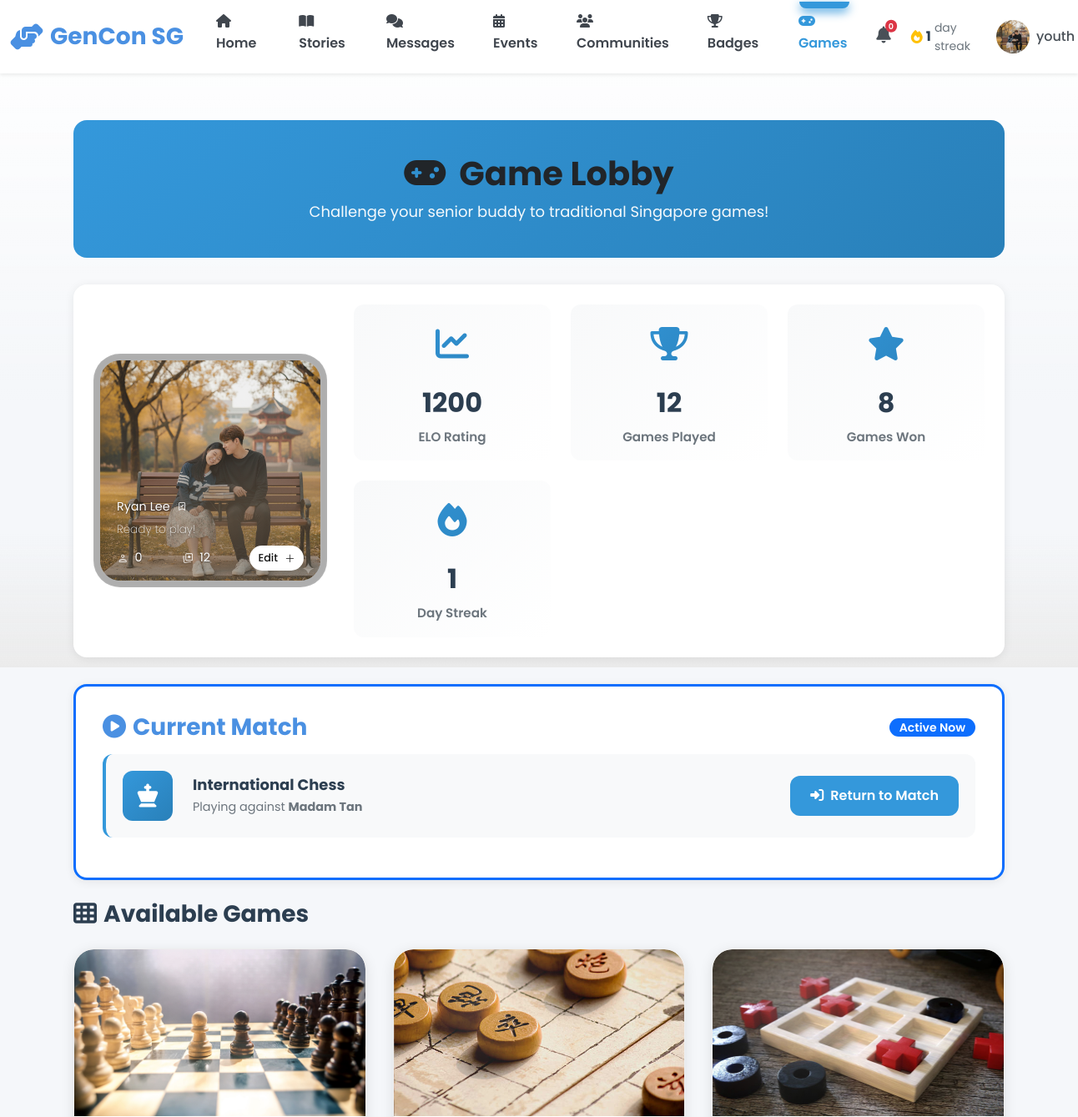
Before: /youth/games (signed in, upper part) with the older database file.
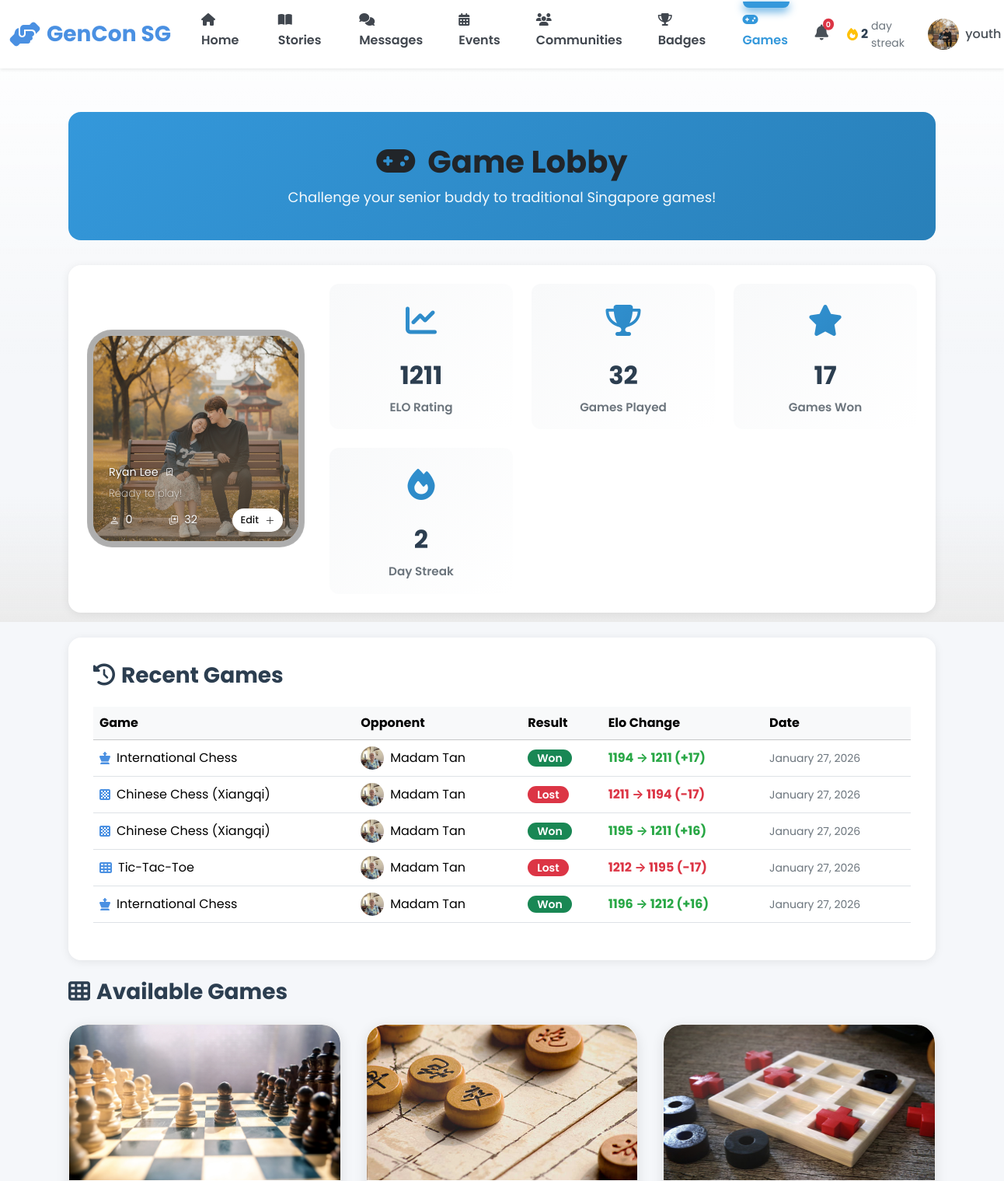
After: the same page with the newer database file.
### models.py (models this page shows, shortened)
class User(db.Model):
    __tablename__ = 'users'
    id = db.Column(db.Integer, primary_key=True)
    username = db.Column(db.String(80), unique=True, nullable=False, index=True)
    password_hash = db.Column(db.String(255), nullable=False)
    email = db.Column(db.String(120), unique=True, nullable=False, index=True)
    full_name = db.Column(db.String(120), nullable=False)
    phone = db.Column(db.String(20))
    age = db.Column(db.Integer, nullable=False)
    bio = db.Column(db.Text)  # User biography
    school = db.Column(db.String(255))  # School or organization for youth
    role = db.Column(db.String(20), nullable=False)  # 'senior', 'youth', or 'admin'
    elo = db.Column(db.Integer, default=1200) # Default ELO rating
    profile_picture = db.Column(db.String(255), default='images/default-avatar.png')
    disable_reason = db.Column(db.Text)
    interests_json = db.Column(db.Text)  # Stores interests as JSON array
    languages_json = db.Column(db.Text)  # Stores languages as JSON array
    accessibility_settings_json = db.Column(db.Text)  # Stores settings as JSON object
    created_at = db.Column(db.DateTime, default=datetime.utcnow, nullable=False)
    last_active = db.Column(db.DateTime, default=datetime.utcnow, nullable=False)
    is_active = db.Column(db.Boolean, default=True)
    stories = db.relationship('Story', back_populates='user', lazy='dynamic')
    sent_messages = db.relationship('Message', foreign_keys='Message.sender_id',
                                   back_populates='sender', lazy='dynamic')
    received_messages = db.relationship('Message', foreign_keys='Message.recipient_id',
                                       back_populates='recipient', lazy='dynamic')
    senior_pairs = db.relationship('Pair', foreign_keys='Pair.senior_id',
                                   back_populates='senior', lazy='dynamic')
    youth_pairs = db.relationship('Pair', foreign_keys='Pair.youth_id',
                                 back_populates='youth', lazy='dynamic')
    streak = db.relationship('Streak', back_populates='user', uselist=False)
    badges = db.relationship('Badge', back_populates='user', lazy='dynamic')
    checkins = db.relationship('Checkin', back_populates='user', lazy='dynamic')
    @property
    def interests(self):
        """Get interests as Python list from JSON string."""
        if self.interests_json:
            return json.loads(self.interests_json)
        return []
    @interests.setter
    def interests(self, value):
        """Set interests from Python list, store as JSON string."""
        self.interests_json = json.dumps(value)
    @property
    def languages(self):
        """Get languages as Python list from JSON string."""
        if self.languages_json:
            return json.loads(self.languages_json)
        return []
    @languages.setter
    def languages(self, value):
        """Set languages from Python list, store as JSON string."""
        self.languages_json = json.dumps(value)
    @property
    def accessibility_settings(self):
        """Get accessibility settings as Python dict from JSON string."""
        if self.accessibility_settings_json:
            return json.loads(self.accessibility_settings_json)
        return {}

class Game(db.Model):
    __tablename__ = 'games'
    id = db.Column(db.Integer, primary_key=True)
    title = db.Column(db.String(100), nullable=False)
    description = db.Column(db.Text)
    icon = db.Column(db.String(50))  # e.g., 'fas fa-chess'
    badge_label = db.Column(db.String(50))
    badge_class = db.Column(db.String(50))  # css class
    badge_icon = db.Column(db.String(50))
    players_text = db.Column(db.String(50))  # "2 Players"
    duration_text = db.Column(db.String(50)) # "20-40 min"
    type_label = db.Column(db.String(50))    # "Strategy", "Logic"
    type_icon = db.Column(db.String(50))
    bg_gradient = db.Column(db.String(255))  # CSS gradient string
    sessions = db.relationship('GameSession', back_populates='game', lazy='dynamic')

class GameHistory(db.Model):
    __tablename__ = 'game_history'
    id = db.Column(db.Integer, primary_key=True)
    game_id = db.Column(db.Integer, db.ForeignKey('games.id'), nullable=False)
    player1_id = db.Column(db.Integer, db.ForeignKey('users.id'), nullable=False)
    player2_id = db.Column(db.Integer, db.ForeignKey('users.id'), nullable=False)
    winner_id = db.Column(db.Integer, db.ForeignKey('users.id')) # NULL if draw
    player1_elo_before = db.Column(db.Integer)
    player1_elo_after = db.Column(db.Integer)
    player2_elo_before = db.Column(db.Integer)
    player2_elo_after = db.Column(db.Integer)
    completed_at = db.Column(db.DateTime, default=datetime.utcnow)
    game = db.relationship('Game')
    player1 = db.relationship('User', foreign_keys=[player1_id])
    player2 = db.relationship('User', foreign_keys=[player2_id])
    winner = db.relationship('User', foreign_keys=[winner_id])

### blueprints/youth.py (the view)
@youth_bp.route('/games')
@login_required
def games():
    user_id = session['user_id']
    pair = Pair.query.filter_by(youth_id=user_id, status='active').first()
    buddy = User.query.get(pair.senior_id) if pair else None
    active_session = GameSession.query.filter(
        ((GameSession.player1_id == user_id) | (GameSession.player2_id == user_id)),
        GameSession.status == 'active'
    ).first()
    from models import Streak
    streak_info = Streak.query.filter_by(user_id=user_id).first()
    user = User.query.get(user_id)
    stats = {
        'played': streak_info.games_played if streak_info else 0,
        'won': streak_info.games_won if streak_info else 0,
        'points': streak_info.points if streak_info else 0,
        'streak': streak_info.current_streak if streak_info else 0,
        'elo': user.elo
    }
    from models import GameHistory
    game_history = GameHistory.query.filter(
        (GameHistory.player1_id == user_id) | (GameHistory.player2_id == user_id)
    ).order_by(GameHistory.completed_at.desc()).limit(5).all()
    db_games = Game.query.all()
    games_data = []
    for g in db_games:
        games_data.append({
            'id': g.id,
            'name': g.title,
            'image_class': 'game-image',
            'image_style': g.bg_gradient,
            'icon': g.icon,
            'badge': g.badge_label,
            'badge_class': g.badge_class,
            'badge_icon': g.badge_icon,
            'description': g.description,
            'players': g.players_text,
            'time': g.duration_text,
            'type': g.type_label,
            'type_icon': g.type_icon
        })
    return render_template('youth/games.html',
                         user=user,
                         buddy=buddy,
                         games=games_data,
                         stats=stats,
                         active_session=active_session,
                         game_history=game_history)

### templates/youth/games.html (shortened to what this page needs)
{% extends "base.html" %}
{% block background_animation %}
    {% include 'includes/background_animation.html' %}
{% endblock %}
{% block extra_css %}
<link rel="stylesheet" href="{{ url_for('static', filename='css/background_animation.css') }}">
{% endblock %}
{% block content %}
<div class="container py-4">
    <div class="games-header text-center">
        <h1>
            <i class="fas fa-gamepad me-3"></i>Game Lobby
        </h1>
        <p>Challenge your senior buddy to traditional Singapore games!</p>
    </div>
    <div class="stats-bar">
        <div class="stats-bar-layout">
            <div class="gamer-card mini">
              <div class="gamer-card__inner">
                <img class="gamer-card__cover" src="{{ url_for('static', filename=user.profile_picture|fix_pfp) }}" alt="{{ user.full_name }}">
                <div class="gamer-card__body">
                  <h2 class="gamer-card__header">
                    <span class="gamer-chips">{{ user.full_name }}
                      <svg class="gamer-icon">
                        <use xlink:href="#icon-check"></use>
                      </svg>
                    </span>
                  </h2>
                  <p style="font-size: 1rem; opacity: 0.9; color: white; text-shadow: 0 1px 2px rgba(0,0,0,0.5);">{{ user.bio or "Ready to play!" }}</p>
                  <div class="gamer-flex">
                    <span class="gamer-chips">
                      <svg class="gamer-icon">
                        <use xlink:href="#icon-user"></use>
                      </svg>
                      {{ user.stories.count() }}
                    </span>
                    <span class="gamer-chips">
                      <svg class="gamer-icon">
                        <use xlink:href="#icon-cards"></use>
                      </svg>
                      {{ stats.played }}
                    </span>
                    <a href="{{ url_for('youth.profile') }}" class="gamer-button">Edit
                      <svg class="gamer-icon">
                        <use xlink:href="#icon-plus"></use>
                      </svg>
                    </a>
                  </div>
                </div>
              </div>
            </div>
            <div class="stats-grid">
                <div class="stat-item">
                    <div class="icon"><i class="fas fa-chart-line"></i></div>
                    <div class="value">{{ stats.elo }}</div>
                    <div class="label">ELO Rating</div>
                </div>
                <div class="stat-item">
                    <div class="icon"><i class="fas fa-trophy"></i></div>
                    <div class="value">{{ stats.played }}</div>
                    <div class="label">Games Played</div>
                </div>
                <div class="stat-item">
                    <div class="icon"><i class="fas fa-star"></i></div>
                    <div class="value">{{ stats.won }}</div>
                    <div class="label">Games Won</div>
                </div>
                <div class="stat-item">
                    <div class="icon"><i class="fas fa-fire"></i></div>
                    <div class="value">{{ stats.streak }}</div>
                    <div class="label">Day Streak</div>
                </div>
            </div>
        </div>
    </div>
    {% if active_session %}
    <div class="active-games-section mb-4 border border-primary border-3">
        <div class="d-flex justify-content-between align-items-center mb-3">
            <h2 class="mb-0 text-primary"><i class="fas fa-play-circle me-2"></i>Current Match</h2>
            <span class="badge bg-primary pulse">Active Now</span>
        </div>
        <div class="active-game-item">
            <div class="active-game-info">
                <div class="active-game-icon">
                    <i class="{{ active_session.game.icon }}"></i>
                </div>
                <div class="active-game-details">
                    <h4>{{ active_session.game.title }}</h4>
                    {% set opponent = active_session.player2 if active_session.player1_id == session.user_id else active_session.player1 %}
                    <p>Playing against <strong>{{ opponent.full_name }}</strong></p>
                </div>
            </div>
            {% set game_url_part = 'xiangqi' if 'Xiangqi' in active_session.game.title or 'Chinese' in active_session.game.title else ('chess' if 'International' in active_session.game.title or 'Chess' in active_session.game.title else 'tictactoe') %}
            <a href="{{ url_for('youth.' + game_url_part + '_game', session_id=active_session.id) }}" class="btn btn-continue">
                <i class="fas fa-sign-in-alt me-2"></i>Return to Match
            </a>
        </div>
    </div>
    {% endif %}
    {% if game_history %}
    <div class="active-games-section mb-4">
        <h2><i class="fas fa-history me-2"></i>Recent Games</h2>
        <div class="table-responsive">
            <table class="table table-hover align-middle">
                <thead class="table-light">
                    <tr>
                        <th>Game</th>
                        <th>Opponent</th>
                        <th>Result</th>
                        <th>Elo Change</th>
                        <th>Date</th>
                    </tr>
                </thead>
                <tbody>
                    {% for record in game_history %}
                    {% set is_p1 = record.player1_id == session.user_id %}
                    {% set opponent = record.player2 if is_p1 else record.player1 %}
                    <tr>
                        <td>
                            <div class="d-flex align-items-center gap-2">
                                <i class="{{ record.game.icon }} text-primary"></i>
                                <span>{{ record.game.title }}</span>
                            </div>
                        </td>
                        <td>
                            <div class="d-flex align-items-center gap-2">
                                <img src="{{ url_for('static', filename=opponent.profile_picture|fix_pfp) }}" class="rounded-circle" style="width: 30px; height: 30px; object-fit: cover;">
                                <span>{{ opponent.full_name }}</span>
                            </div>
                        </td>
                        <td>
                            {% if record.winner_id == session.user_id %}
                            <span class="badge bg-success">Won</span>
                            {% elif record.winner_id == None %}
                            <span class="badge bg-secondary">Draw</span>
                            {% else %}
                            <span class="badge bg-danger">Lost</span>
                            {% endif %}
                        </td>
                        <td>
                            {% if is_p1 %}
                            {% set old = record.player1_elo_before %}
                            {% set new = record.player1_elo_after %}
                            {% else %}
                            {% set old = record.player2_elo_before %}
                            {% set new = record.player2_elo_after %}
                            {% endif %}
                            <span class="{% if new >= old %}text-success{% else %}text-danger{% endif %} fw-bold">
                                {{ old }} → {{ new }}
                                ({{ '+' if new >= old else '' }}{{ new - old }})
                            </span>
                        </td>
                        <td class="text-muted small">
                            {{ record.completed_at|timeago }}
                        </td>
                    </tr>
                    {% endfor %}
                </tbody>
            </table>
        </div>
    </div>
    {% endif %}
    <div class="section-header mb-4">
        <h2 style="font-size: 1.75rem; font-weight: 700; color: #2C3E50;">
            <i class="fas fa-th me-2"></i>Available Games
        </h2>
    </div>
    <div class="games-grid">
        {% for game in games %}
        <div class="game-card">
            {% if 'Xiangqi' in game.name %}
            <div class="game-image {{ game.image_class }}" style="background-image: url('{{ url_for('static', filename='images/chinese-chess.jpg') }}'); background-size: cover; background-position: center;">
            </div>
            {% elif 'International Chess' in game.name %}
            <div class="game-image {{ game.image_class }}" style="background-image: url('{{ url_for('static', filename='images/chess-stock.jpg') }}'); background-size: cover; background-position: center;">
            </div>
            {% elif 'Tic-Tac-Toe' in game.name %}
            <div class="game-image {{ game.image_class }}" style="background-image: url('{{ url_for('static', filename='images/tic-tac-toe.jpg') }}'); background-size: cover; background-position: center;">
            </div>
            {% else %}
            <div class="game-image {{ game.image_class }}" style="{{ game.image_style }}">
            </div>
            {% endif %}
        </div>
        {% endfor %}
    </div>
</div>
{% endblock %}

Changed rows visible on the page:
changed User "Ryan Lee": elo "1200" → "1211"
added GameHistory: game "International Chess", profile_picture (picture), {{ opponent.full_name }} "Madam Tan", shows "Won", player2_elo_before "1194", player2_elo_after "1211", player2_elo_after+player2_elo_before "+", new-old "17", completed_at "January 27, 2026"
changed User "Madam Tan": full_name "Madam Tan" → (not shown)
added GameHistory: game "Chinese Chess (Xiangqi)", profile_picture (picture), {{ opponent.full_name }} "Madam Tan", shows "Lost", player1_elo_before "1211", player1_elo_after "1194", new-old "-17", completed_at "January 27, 2026"
added GameHistory: game "Chinese Chess (Xiangqi)", profile_picture (picture), {{ opponent.full_name }} "Madam Tan", shows "Won", player1_elo_before "1195", player1_elo_after "1211", player1_elo_after+player1_elo_before "+", new-old "16", completed_at "January 27, 2026"
added GameHistory: game "Tic-Tac-Toe", profile_picture (picture), {{ opponent.full_name }} "Madam Tan", shows "Lost", player1_elo_before "1212", player1_elo_after "1195", new-old "-17", completed_at "January 27, 2026"
added GameHistory: game "International Chess", profile_picture (picture), {{ opponent.full_name }} "Madam Tan", shows "Won", player1_elo_before "1196", player1_elo_after "1212", player1_elo_after+player1_elo_before "+", new-old "16", completed_at "January 27, 2026"
shown differently, row unchanged: Game (number 1 of 3 on the later page): game "International Chess" → (not shown)
Other visible differences:
{{ user_streak|default(0) }}: "1" → "2"
{{ stats.played }}: "12" → "32"
{{ stats.won }}: "8" → "17"
{{ stats.streak }}: "1" → "2"
text no longer shown: "Current Match Active Now Playing against Return to Match"
text now shown: "Recent Games Game Opponent Result Elo Change Date"
